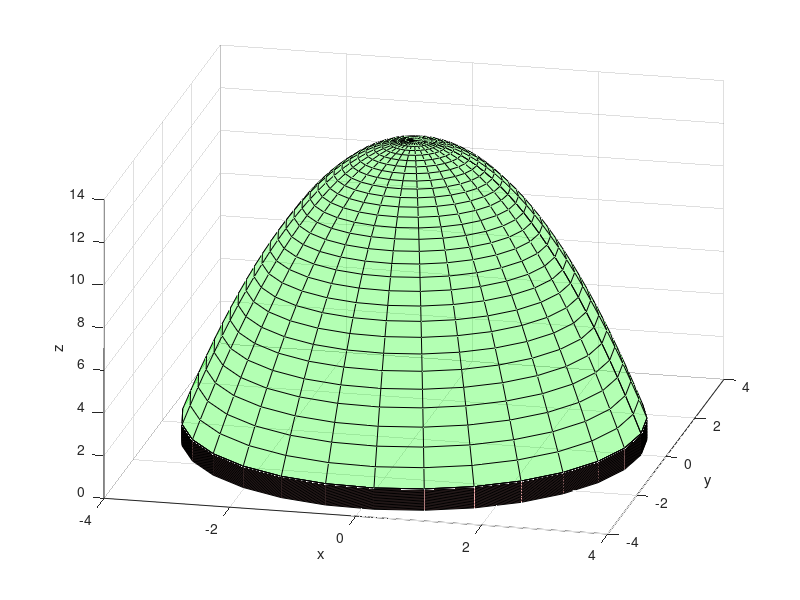

Source code (MATLAB):
clc;
clf;
hold on;
phi = linspace(0,2*pi,30); r = linspace(0,sqrt(13),30);%Output spaced valures of phi and r.
[r, phi] = meshgrid(r,phi); %transforms the domain specified by vectors r and phi into arrays r and phi
x = r.*cos(phi); y = r.*sin(phi);
z = 14- x.^2- y.^2; z1 = cos(phi).^2+sin(phi).^2; 
surf(x,y,z,'FaceColor','g','FaceAlpha',0.3);%draw the plane is bounded by x,y,z
surf(x,y,z1,'FaceColor','b','FaceAlpha',0.3);%draw the plane is bounded by x,y,z1
phi=linspace(0,2*pi,30); z2=linspace(0,1,30);
[z2, phi] = meshgrid(z2,phi);%transforms the domain specified by vectors z2 and phi into arrays z2 and phi
x1=sqrt(13).*cos(phi); y1=sqrt(13).*sin(phi);
surf(x1,y1,z2,'FaceColor','r','FaceAlpha',0.3);%draw the plane is bounded by x1,y1,z2
xlabel('x'); ylabel('y'); zlabel('z');
view (13,28)
grid on
rotate3d on
%calculate the flux
fun = @(a,b,c) 1 + 0.*a;
xmin = -sqrt(13);
xmax = sqrt(13);
ymin = @(a)-sqrt(13 - a.^2);
ymax = @(a) sqrt(13 - a.^2);
zmin = @(a,b) 1 + 0.*a;
zmax = @(a,b) 14 - a.^2 - b.^2;
q = integral3(fun,xmin,xmax,ymin,ymax,zmin,zmax,'Method','tiled');
disp(['The flux F is ' , num2str(q)]);